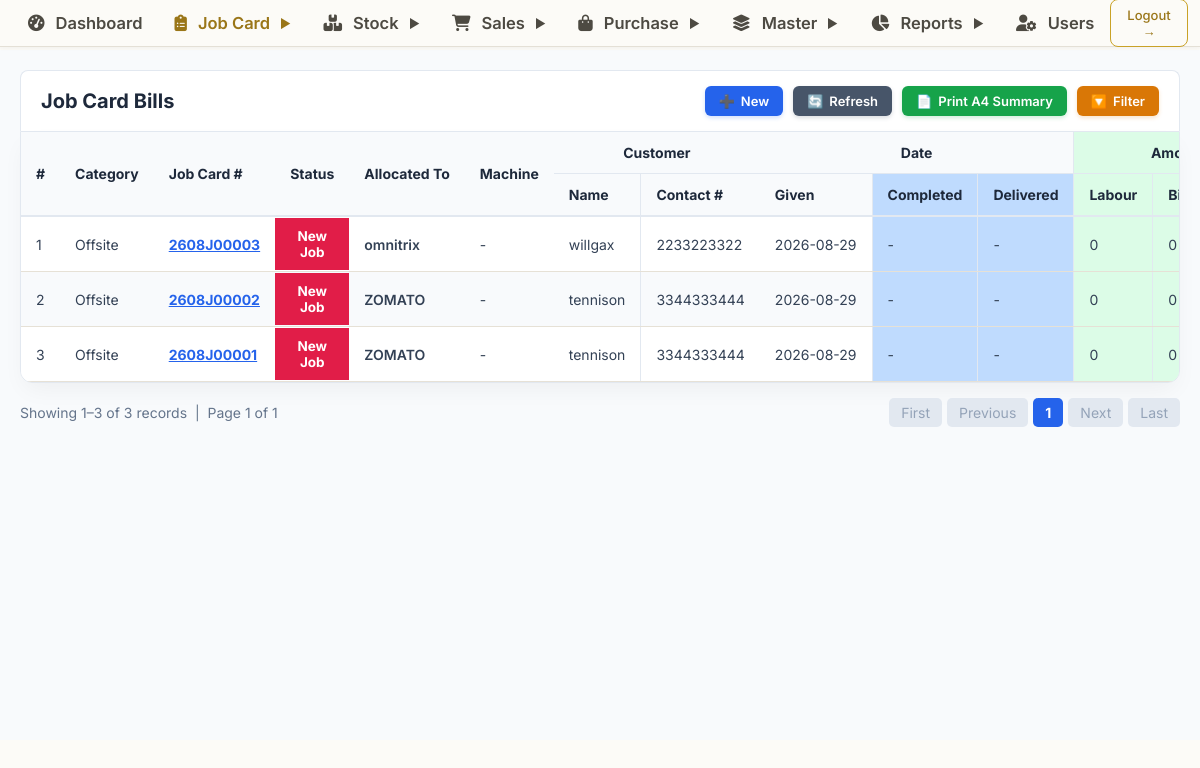
Screenshot of /jobcard/list.php (signed in) with the database file from the repository.
### tables this page shows
CREATE TABLE `jobcard` (
  `id` bigint NOT NULL AUTO_INCREMENT,
  `createdBy` varchar(255) DEFAULT NULL,
  `createdOn` datetime(6) DEFAULT NULL,
  `modifiedBy` varchar(255) DEFAULT NULL,
  `modifiedOn` datetime(6) DEFAULT NULL,
  `actualAmountSum` float NOT NULL,
  `cardNo` varchar(255) DEFAULT NULL,
  `completed` bit(1) NOT NULL,
  `completedDate` date DEFAULT NULL,
  `delivered` bit(1) NOT NULL,
  `deliveryDate` date DEFAULT NULL,
  `givenDate` date DEFAULT NULL,
  `jobCategory` varchar(255) DEFAULT NULL,
  `jobStatus` varchar(255) DEFAULT NULL,
  `laborCharge` float NOT NULL,
  `quoteAmountSum` float NOT NULL,
  `receivedAmountSum` float NOT NULL,
  `customer` bigint DEFAULT NULL,
  `employee` bigint DEFAULT NULL,
  PRIMARY KEY (`id`),
  KEY `FKr7qhnw1v6mamxow90egb5fvkb` (`customer`),
  KEY `FK5gaox2htdx5dlyfbmj34ysot1` (`employee`),
  CONSTRAINT `FK5gaox2htdx5dlyfbmj34ysot1` FOREIGN KEY (`employee`) REFERENCES `employee` (`id`),
  CONSTRAINT `FKr7qhnw1v6mamxow90egb5fvkb` FOREIGN KEY (`customer`) REFERENCES `customer` (`id`)
);

CREATE TABLE `employee` (
  `id` bigint NOT NULL AUTO_INCREMENT,
  `createdBy` varchar(255) DEFAULT NULL,
  `createdOn` datetime(6) DEFAULT NULL,
  `modifiedBy` varchar(255) DEFAULT NULL,
  `modifiedOn` datetime(6) DEFAULT NULL,
  `active` int NOT NULL DEFAULT 1,
  `scheduled_delete_at` datetime DEFAULT NULL,
  `city` varchar(255) DEFAULT NULL,
  `designation` varchar(255) DEFAULT NULL,
  `dob` date DEFAULT NULL,
  `empId` varchar(255) DEFAULT NULL,
  `employmentType` varchar(255) DEFAULT NULL,
  `exitDate` date DEFAULT NULL,
  `gender` varchar(255) DEFAULT NULL,
  `joinedDate` date DEFAULT NULL,
  `line1` varchar(255) DEFAULT NULL,
  `line2` varchar(255) DEFAULT NULL,
  `name` varchar(255) DEFAULT NULL,
  `phoneNo1` varchar(255) DEFAULT NULL,
  `phoneNo2` varchar(255) DEFAULT NULL,
  `zipCode` varchar(255) DEFAULT NULL,
  `credential` bigint DEFAULT NULL,
  `aadhaarNo` varchar(255) DEFAULT NULL,
  `aadharCardPhoto` varchar(255) DEFAULT NULL,
  `drivingLicence` varchar(255) DEFAULT NULL,
  `drivingLicencePhoto` varchar(255) DEFAULT NULL,
  `profilePhoto` varchar(255) DEFAULT NULL,
  PRIMARY KEY (`id`),
  UNIQUE KEY `UK_1yxxakvyi7blmiydsg8415xwd` (`credential`),
  CONSTRAINT `FK1c7h2omesuyjmly5k29regua` FOREIGN KEY (`credential`) REFERENCES `credential` (`id`)
);

CREATE TABLE `customer` (
  `id` bigint NOT NULL AUTO_INCREMENT,
  `active` bit(1) NOT NULL,
  `customerId` varchar(255) DEFAULT NULL,
  `emailId` varchar(255) DEFAULT NULL,
  `name` varchar(255) DEFAULT NULL,
  `phoneNo1` varchar(255) DEFAULT NULL,
  `phoneNo2` varchar(255) DEFAULT NULL,
  `whatsAppNo` varchar(255) DEFAULT NULL,
  `address` bigint DEFAULT NULL,
  PRIMARY KEY (`id`),
  UNIQUE KEY `UK_f4ujgq5ch50wl6lx48iu6wcvv` (`address`),
  CONSTRAINT `FKfn5r4mug085lanufp9msc1q6n` FOREIGN KEY (`address`) REFERENCES `address` (`id`)
);

### jobcard/list.php (the view, shortened to what this page needs)
<?php
require_once("../config/db.php");
include("../includes/header.php");
$limit = 10;
$page = isset($_GET['page']) ? max(1, (int)$_GET['page']) : 1;
$offset = ($page - 1) * $limit;
$where = "WHERE 1=1";
$countQuery = "
    SELECT COUNT(DISTINCT j.id) AS total
    FROM jobcard j
    LEFT JOIN customer c ON j.customer = c.id
    LEFT JOIN jobcarditems ji ON j.id = ji.jobCard
    LEFT JOIN machine m ON ji.machine = m.id
    $where
";
$countResult = mysqli_query($conn, $countQuery);
$totalRows = (int)mysqli_fetch_assoc($countResult)['total'];
$totalPages = $totalRows > 0 ? ceil($totalRows / $limit) : 1;
$query = "
    SELECT
        j.id,
        j.cardNo,
        j.jobStatus,
        j.givenDate,
        j.completed,
        j.completedDate,
        j.delivered,
        j.deliveryDate,
        j.laborCharge,
        j.actualAmountSum,
        j.receivedAmountSum,
        j.modifiedOn,
        c.name AS customerName,
        c.phoneNo1,
        emp.name AS allocatedTo,
        MAX(m.machineName) AS machineName
    FROM jobcard j
    LEFT JOIN customer c ON j.customer = c.id
    LEFT JOIN employee emp ON j.employee = emp.id
    LEFT JOIN jobcarditems ji ON j.id = ji.jobCard
    LEFT JOIN machine m ON ji.machine = m.id
    $where
    GROUP BY j.id, j.cardNo, j.jobStatus, j.givenDate, j.completed, j.completedDate, j.delivered, j.deliveryDate, j.laborCharge, j.actualAmountSum, j.receivedAmountSum, j.modifiedOn, c.name, c.phoneNo1, emp.name
    ORDER BY j.id DESC
    LIMIT $limit OFFSET $offset
";
$result = mysqli_query($conn, $query);
?>
<div class="page-main-container erp-container" style="padding: 20px; background: #f8fafc; min-height: calc(100vh - 110px);">
    <div class="list-header-bar" style="background: #ffffff; display: flex; align-items: center; justify-content: space-between; border-radius: 8px 8px 0 0; padding: 15px 20px; border: 1px solid #e2e8f0; border-bottom: none; flex-wrap: wrap; gap: 10px;">
        <div class="list-header-title" style="color: #1e293b; font-weight: 700; font-size: 20px;">Job Card Bills</div>
        <div class="list-header-actions" style="display: flex; gap: 10px; align-items: center; flex-wrap: wrap;">
            <a href="create.php" style="background: #2563eb; color: #ffffff; text-decoration: none; font-weight: 600; font-size: 13px; padding: 7px 14px; border-radius: 6px; display: inline-flex; align-items: center; gap: 6px; box-shadow: 0 2px 4px rgba(37, 99, 235, 0.2); transition: all 0.15s ease;">
                <span style="font-size: 13px;">➕</span> New
            </a>
            <a href="javascript:void(0)" onclick="location.reload()" style="background: #475569; color: #ffffff; text-decoration: none; font-weight: 600; font-size: 13px; padding: 7px 14px; border-radius: 6px; display: inline-flex; align-items: center; gap: 6px; box-shadow: 0 2px 4px rgba(71, 85, 105, 0.2); transition: all 0.15s ease;">
                <span style="font-size: 13px;">🔄</span> Refresh
            </a>
            <a href="print_summary.php?<?= http_build_query($_GET) ?>" target="_blank" style="background: #16a34a; color: #ffffff; text-decoration: none; font-weight: 600; font-size: 13px; padding: 7px 14px; border-radius: 6px; display: inline-flex; align-items: center; gap: 6px; box-shadow: 0 2px 4px rgba(22, 163, 74, 0.2); transition: all 0.15s ease;">
                <span style="font-size: 13px;">📄</span> Print A4 Summary
            </a>
            <a href="javascript:void(0)" onclick="document.getElementById('jobcardFilter').style.display = document.getElementById('jobcardFilter').style.display === 'none' ? 'block' : 'none'" style="background: #d97706; color: #ffffff; text-decoration: none; font-weight: 600; font-size: 13px; padding: 7px 14px; border-radius: 6px; display: inline-flex; align-items: center; gap: 6px; box-shadow: 0 2px 4px rgba(217, 119, 6, 0.2); transition: all 0.15s ease;">
                <span style="font-size: 13px;">🔽</span> Filter
            </a>
        </div>
    </div>
    <div style="background: #fff; border-radius: 0 0 12px 12px; box-shadow: 0 10px 25px -5px rgba(0, 0, 0, 0.05); padding: 0; border: 1px solid #e2e8f0; overflow-x: auto;">
        <table style="width: 100%; border-collapse: collapse; text-align: left; min-width: 1350px; white-space: nowrap;">
            <thead>
                <tr style="background: #f8fafc;">
                    <th rowspan="2" style="padding: 12px 15px; border-bottom: 2px solid #e2e8f0; font-size: 14px; color: #1e293b;">#</th>
                    <th rowspan="2" style="padding: 12px 15px; border-bottom: 2px solid #e2e8f0; font-size: 14px; color: #1e293b;">Category</th>
                    <th rowspan="2" style="padding: 12px 15px; border-bottom: 2px solid #e2e8f0; font-size: 14px; color: #1e293b;">Job Card #</th>
                    <th rowspan="2" style="padding: 12px 15px; border-bottom: 2px solid #e2e8f0; font-size: 14px; color: #1e293b;">Status</th>
                    <th rowspan="2" style="padding: 12px 15px; border-bottom: 2px solid #e2e8f0; font-size: 14px; color: #1e293b;">Allocated To</th>
                    <th rowspan="2" style="padding: 12px 15px; border-bottom: 2px solid #e2e8f0; font-size: 14px; color: #1e293b;">Machine</th>
                    <th colspan="2" style="text-align: center; padding: 12px 15px; border-bottom: 1px solid #e2e8f0; font-size: 14px; color: #1e293b;">Customer</th>
                    <th colspan="3" style="text-align: center; padding: 12px 15px; border-bottom: 1px solid #e2e8f0; font-size: 14px; color: #1e293b;">Date</th>
                    <th colspan="3" style="text-align: center; padding: 12px 15px; border-bottom: 1px solid #e2e8f0; font-size: 14px; color: #1e293b; background: #dcfce7; border-left: 1px solid #e2e8f0;">Amount</th>
                </tr>
                <tr style="background: #f8fafc;">
                    <th style="padding: 12px 15px; border-bottom: 2px solid #e2e8f0; font-size: 14px; color: #1e293b; border-right: 1px solid #e2e8f0;">Name</th>
                    <th style="padding: 12px 15px; border-bottom: 2px solid #e2e8f0; font-size: 14px; color: #1e293b;">Contact #</th>
                    <th style="padding: 12px 15px; border-bottom: 2px solid #e2e8f0; font-size: 14px; color: #1e293b; border-right: 1px solid #e2e8f0;">Given</th>
                    <th style="padding: 12px 15px; border-bottom: 2px solid #e2e8f0; font-size: 14px; color: #1e293b; background: #bfdbfe; border-right: 1px solid #e2e8f0;">Completed</th>
                    <th style="padding: 12px 15px; border-bottom: 2px solid #e2e8f0; font-size: 14px; color: #1e293b; background: #bfdbfe;">Delivered</th>
                    <th style="padding: 12px 15px; border-bottom: 2px solid #e2e8f0; font-size: 14px; color: #1e293b; background: #dcfce7; border-left: 1px solid #e2e8f0; border-right: 1px solid #e2e8f0;">Labour</th>
                    <th style="padding: 12px 15px; border-bottom: 2px solid #e2e8f0; font-size: 14px; color: #1e293b; background: #dcfce7; border-right: 1px solid #e2e8f0;">Billed</th>
                </tr>
            </thead>
            <tbody>
                <?php
                if ($totalRows > 0):
                    $counter = $offset + 1;
                    while($row = mysqli_fetch_assoc($result)):
                        $rowBg = ($counter % 2 == 0) ? '#f8fafc' : '#ffffff';
                        $cleanCardNo = str_replace(['/', ' '], '', $row['cardNo'] ?? '');
                        $givenDate = (!empty($row['givenDate']) && $row['givenDate'] !== '0000-00-00') ? htmlspecialchars($row['givenDate']) : '-';
                        $completedRaw = $row['completedDate'] ?? '';
                        $completed = (!empty($completedRaw) && $completedRaw !== '0000-00-00') ? htmlspecialchars($completedRaw) : '-';
                        $deliveredRaw = $row['deliveryDate'] ?? '';
                        $delivered = (!empty($deliveredRaw) && $deliveredRaw !== '0000-00-00') ? htmlspecialchars($deliveredRaw) : '-';
                        $labor = number_format(round((float)$row['laborCharge']));
                        $billed = number_format(round((float)$row['actualAmountSum']));
                        $rawSt = $row['jobStatus'] ?? 'New';
                        $statusBg = '#e11d48';
                        $statusDisplay = 'New<br>Job';
                        if ($rawSt === 'New' || $rawSt === 'New Job') {
                            $statusBg = '#e11d48';
                            $statusDisplay = 'New<br>Job';
                        } elseif ($rawSt === 'In Progress' || $rawSt === 'Job Progress') {
                            $statusBg = '#6b21a8';
                            $statusDisplay = 'Job<br>Progress';
                        } elseif ($rawSt === 'Completed' || $rawSt === 'Job Completed') {
                            $statusBg = '#00b4d8';
                            $statusDisplay = 'Job<br>Completed';
                        } elseif ($rawSt === 'Delivered' || $rawSt === 'Job Delivered') {
                            $statusBg = '#38a169';
                            $statusDisplay = 'Job<br>Delivered';
                        } elseif ($rawSt === 'Cancelled') {
                            $statusBg = '#64748b';
                            $statusDisplay = 'Cancelled';
                        } else {
                            $statusDisplay = htmlspecialchars($rawSt);
                        }
                ?>
                <tr style="background: <?= $rowBg ?>; border-bottom: 1px solid #e2e8f0; transition: 0.2s;">
                    <td style="padding: 12px 15px; font-size: 14px; color: #334155;"><?= $counter++ ?></td>
                    <td style="padding: 12px 15px; font-size: 14px; color: #334155;">Offsite</td>
                    <td style="padding: 12px 15px; font-size: 14px;">
                        <a href="edit.php?id=<?= $row['id'] ?>" style="color: #2563eb; text-decoration: underline; font-weight: 700;"><?= htmlspecialchars($cleanCardNo) ?></a>
                    </td>
                    <td style="padding: 0; font-size: 13.5px; text-align: center; vertical-align: middle;">
                        <div style="background: <?= $statusBg ?>; color: #ffffff; padding: 10px 6px; height: 100%; min-height: 52px; display: flex; align-items: center; justify-content: center; font-weight: 700; line-height: 1.2; box-sizing: border-box;">
                            <?= $statusDisplay ?>
                        </div>
                    </td>
                    <td style="padding: 12px 15px; font-size: 14px; color: #334155; font-weight: 600;"><?= htmlspecialchars($row['allocatedTo'] ?? '-') ?></td>
                    <td style="padding: 12px 15px; font-size: 14px; color: #334155;"><?= htmlspecialchars($row['machineName'] ?? '-') ?></td>
                    <td style="padding: 12px 15px; font-size: 14px; color: #334155; border-right: 1px solid #e2e8f0;"><?= htmlspecialchars($row['customerName'] ?? '-') ?></td>
                    <td style="padding: 12px 15px; font-size: 14px; color: #334155;"><?= htmlspecialchars($row['phoneNo1'] ?? '-') ?></td>
                    <td style="padding: 12px 15px; font-size: 14px; color: #334155; border-right: 1px solid #e2e8f0;"><?= $givenDate ?></td>
                    <td style="padding: 12px 15px; font-size: 14px; color: #334155; background: #bfdbfe; border-right: 1px solid #e2e8f0;"><?= $completed ?></td>
                    <td style="padding: 12px 15px; font-size: 14px; color: #334155; background: #bfdbfe;"><?= $delivered ?></td>
                    <td style="padding: 12px 15px; font-size: 14px; color: #334155; background: #dcfce7; border-left: 1px solid #e2e8f0; border-right: 1px solid #e2e8f0;"><?= $labor ?></td>
                    <td style="padding: 12px 15px; font-size: 14px; color: #334155; background: #dcfce7; border-right: 1px solid #e2e8f0;"><?= $billed ?></td>
                </tr>
                <?php endwhile; ?>
                <?php endif; ?>
            </tbody>
        </table>
    </div>
    <div class="list-pagination-bar" style="display:flex; justify-content:space-between; align-items:center; margin-top:15px; font-size:14px; color:#64748b; flex-wrap:wrap; gap:10px;">
        <div class="pagination-info">
            <?php
            $startRecord = $totalRows > 0 ? $offset + 1 : 0;
            $endRecord = min($offset + $limit, $totalRows);
            ?>
            Showing <?= $startRecord ?>–<?= $endRecord ?> of <?= $totalRows ?> records &nbsp;|&nbsp; Page <?= $page ?> of <?= $totalPages ?>
        </div>
        <div class="pagination-buttons" style="display:flex; gap:5px; align-items:center; flex-wrap:wrap;">
            <?php if ($page <= 1): ?>
                <span style="padding:6px 12px; background:#e2e8f0; border-radius:5px; color:#94a3b8; cursor:not-allowed;">First</span>
                <span style="padding:6px 12px; background:#e2e8f0; border-radius:5px; color:#94a3b8; cursor:not-allowed;">Previous</span>
            <?php endif; ?>
            <a style="padding:6px 12px; background:#2563eb; color:#fff; border-radius:5px; text-decoration:none; font-weight:bold;"><?= $page ?></a>
            <?php if ($page >= $totalPages): ?>
                <span style="padding:6px 12px; background:#e2e8f0; border-radius:5px; color:#94a3b8; cursor:not-allowed;">Next</span>
                <span style="padding:6px 12px; background:#e2e8f0; border-radius:5px; color:#94a3b8; cursor:not-allowed;">Last</span>
            <?php endif; ?>
        </div>
    </div>
</div>
<?php include("../includes/footer.php"); ?>

### rows the page displays
jobcard: cardNo "2608J00003", jobStatus "New", employee.name "omnitrix", machineName "-", customer.name "willgax", customer.phoneNo1 "2233223322", givenDate "2026-08-29", completed "-", delivered "-", laborCharge "0", actualAmountSum "0"
jobcard: cardNo "2608J00002", jobStatus "New", employee.name "ZOMATO", machineName "-", customer.name "tennison", customer.phoneNo1 "3344333444", givenDate "2026-08-29", completed "-", delivered "-", laborCharge "0", actualAmountSum "0"
jobcard: cardNo "2608J00001", jobStatus "New", employee.name "ZOMATO", machineName "-", customer.name "tennison", customer.phoneNo1 "3344333444", givenDate "2026-08-29", completed "-", delivered "-", laborCharge "0", actualAmountSum "0"

### other values shown
$startRecord "1"
$endRecord "3"
$totalRows "3"
$page "1"
$totalPages "1"
